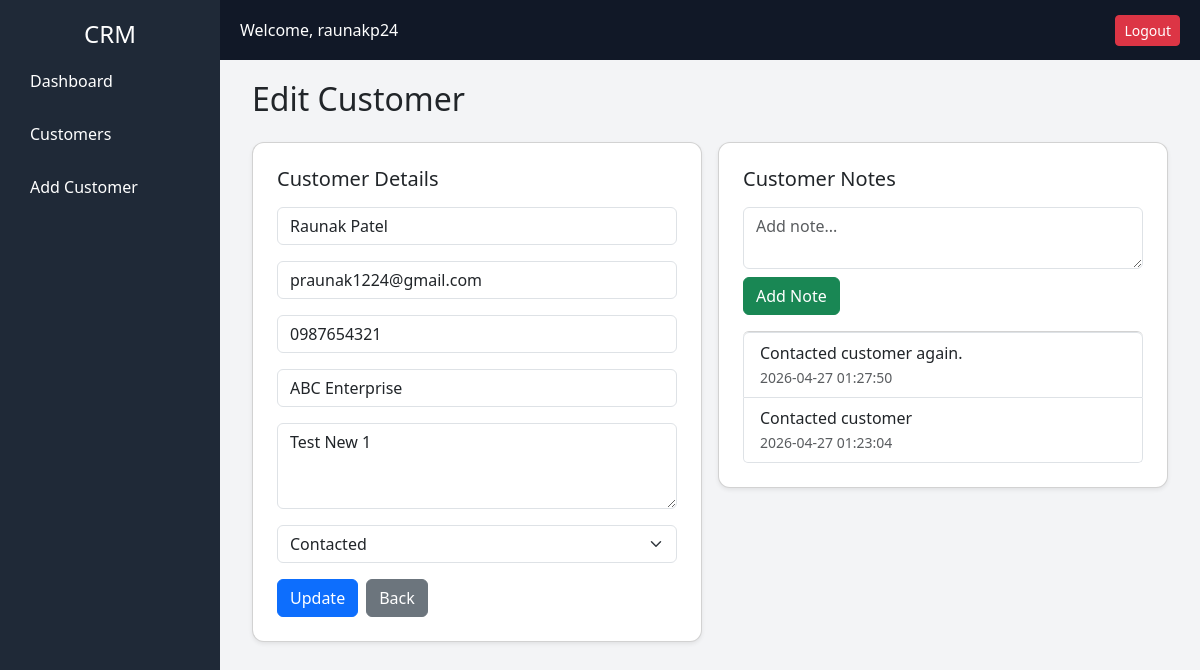
/edit_customer/1 (signed in), run on the app's committed database.
### tables this page shows
CREATE TABLE customers (
            id INTEGER PRIMARY KEY AUTOINCREMENT,
            name TEXT,
            email TEXT,
            phone TEXT,
            company TEXT,
            notes TEXT,
            status TEXT
        );

CREATE TABLE notes (
            id INTEGER PRIMARY KEY AUTOINCREMENT,
            customer_id INTEGER,
            content TEXT,
            created_at TIMESTAMP DEFAULT CURRENT_TIMESTAMP
        );

### app.py (the view, shortened to what this page needs)
@app.route('/edit_customer/<int:id>', methods=['GET', 'POST'])
@login_required
def edit_customer(id):
    conn = get_db_connection()
    customer = conn.execute(
        'SELECT * FROM customers WHERE id = ?',
        (id,)
    ).fetchone()
    notes = conn.execute(
        'SELECT * FROM notes WHERE customer_id = ? ORDER BY created_at DESC',
        (id,)
    ).fetchall()
    conn.close()
    return render_template('edit_customer.html', customer=customer, notes=notes)

### app.py (called while the page is built)
def login_required(f):
    @wraps(f)
    def wrapper(*args, **kwargs):
        if 'user' not in session:
            return redirect('/login')
        return f(*args, **kwargs)
    return wrapper

def get_db_connection():
    conn = sqlite3.connect('database.db')
    conn.row_factory = sqlite3.Row
    return conn

### templates/edit_customer.html (shortened to what this page needs)
{% extends 'base.html' %}
{% block content %}
<div class="container-fluid">
    <h2 class="mb-4">Edit Customer</h2>
    <div class="row g-3">
        <div class="col-md-6">
            <div class="card p-4 shadow-sm" style="border-radius: 12px;">
                <h5 class="mb-3">Customer Details</h5>
                <form method="POST">
                    <div class="mb-3">
                        <input type="text" name="name" class="form-control"
                               value="{{ customer['name'] }}" placeholder="Name" required>
                    </div>
                    <div class="mb-3">
                        <input type="email" name="email" class="form-control"
                               value="{{ customer['email'] }}" placeholder="Email" required>
                    </div>
                    <div class="mb-3">
                        <input type="text" name="phone" class="form-control"
                               value="{{ customer['phone'] }}" placeholder="Phone">
                    </div>
                    <div class="mb-3">
                        <input type="text" name="company" class="form-control"
                               value="{{ customer['company'] }}" placeholder="Company">
                    </div>
                    <div class="mb-3">
                        <textarea name="notes" class="form-control" rows="3"
                                  placeholder="Notes">{{ customer['notes'] }}</textarea>
                    </div>
                    <div class="mb-3">
                        <select name="status" class="form-select">
                            <option value="Contacted" {% if customer['status'] == 'Contacted' %}selected{% endif %}>Contacted</option>
                        </select>
                    </div>
                    <div class="d-flex gap-2">
                        <button class="btn btn-primary">Update</button>
                        <a href="/customers" class="btn btn-secondary">Back</a>
                    </div>
                </form>
            </div>
        </div>
        <div class="col-md-6">
            <div class="card p-4 shadow-sm" style="border-radius: 12px;">
                <h5 class="mb-3">Customer Notes</h5>
                <form method="POST" action="/add_note/{{ customer['id'] }}">
                    <textarea name="content" class="form-control mb-2"
                              placeholder="Add note..." rows="2"></textarea>
                    <button class="btn btn-success mb-3">Add Note</button>
                </form>
                {% if notes %}
                    <div class="list-group">
                        {% for note in notes %}
                            <div class="list-group-item">
                                <div>{{ note['content'] }}</div>
                                <small class="text-muted">{{ note['created_at'] }}</small>
                            </div>
                        {% endfor %}
                    </div>
                {% else %}
                    <p class="text-muted">No notes yet.</p>
                {% endif %}
            </div>
        </div>
    </div>
</div>
{% endblock %}

### templates/base.html (style rules this page uses)
body { margin: 0; background: #f3f4f6; }
.card { transition: 0.3s; }

### data on the page
customers: name "Raunak Patel", email "praunak1224@gmail.com", phone "0987654321", company "ABC Enterprise", notes "Test New 1", status "Contacted"
notes: content "Contacted customer again.", created_at "2026-04-27 01:27:50"
notes: content "Contacted customer", created_at "2026-04-27 01:23:04"

### other printed values
{{ session.get('user') }} "raunakp24"
